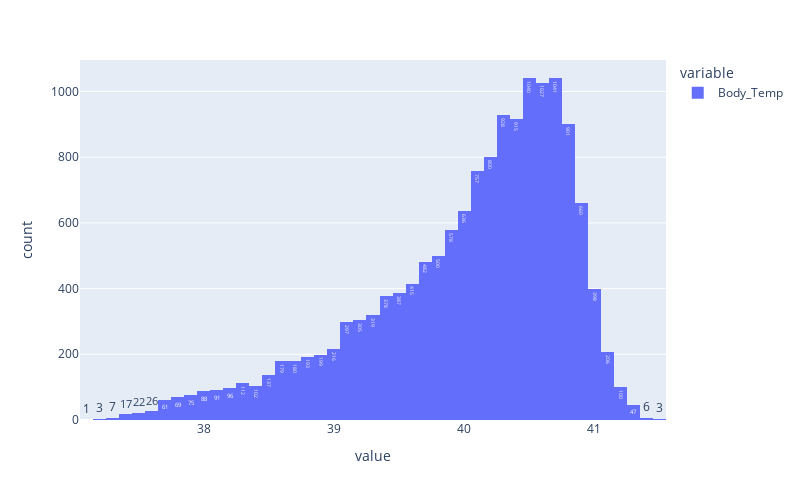

Notebook code for this chart:
### Code cell
px.histogram(df['Age'],width=800,height=500,text_auto=True)
px.histogram(df['Height'],width=800,height=500,text_auto=True)
px.histogram(df['Weight'],width=800,height=500,text_auto=True)
px.histogram(df['Duration'],width=800,height=500,text_auto=True)
px.histogram(df['Heart_Rate'],width=800,height=500,text_auto=True)
px.histogram(df['Body_Temp'],width=800,height=500,text_auto=True)

### Figure 1 — Plotly figure (JSON) as saved in the notebook; plotly's stock layout.template omitted (floating-point values rounded to 4 significant figures; data arrays with more than 128 entries replaced by an {"elided": "..."} marker saying what was removed)
{"data": [{"alignmentgroup": "True", "bingroup": "x", "hovertemplate": "variable=Body_Temp<br>value=%{x}<br>count=%{y}<extra></extra>", "legendgroup": "Body_Temp", "marker": {"color": "#636efa", "pattern": {"shape": ""}}, "name": "Body_Temp", "offsetgroup": "Body_Temp", "orientation": "v", "showlegend": true, "texttemplate": "%{value}", "type": "histogram", "x": {"elided": "15000 float values"}, "xaxis": "x", "yaxis": "y"}], "layout": {"barmode": "relative", "height": 500, "legend": {"title": {"text": "variable"}, "tracegroupgap": 0}, "margin": {"t": 60}, "width": 800, "xaxis": {"anchor": "y", "autorange": true, "domain": [0, 1], "range": [37.05, 41.55], "title": {"text": "value"}, "type": "linear"}, "yaxis": {"anchor": "x", "autorange": true, "domain": [0, 1], "range": [0, 1096.0], "title": {"text": "count"}}}}
